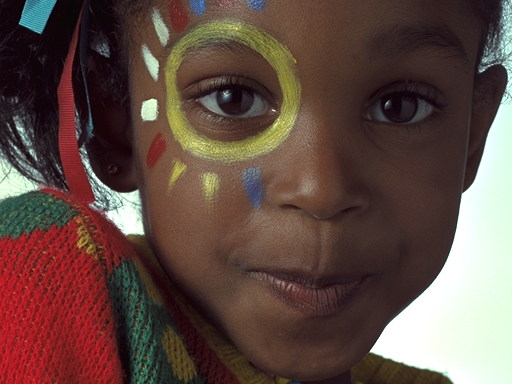
#> input picture Notebooks/data_for_AE_test/noised_1/I15.PNG, 512 x 384 px, given in place of I15.BMP, which was not available; the run also reads 1 picture not shown here
$ jupyter execute Evaluate.ipynb   (older library calls are emulated)   (text cells are left out)
#> lines starting #> are read from the running program, lines starting #| are printed output that depends on the picture; long printed decimals are rounded; pictures that were not available may be replaced by others from this repository, and a replacement may not be noted
[cell 1]
# !pip install --upgrade scikit-image

[cell 2]
# !pip install --upgrade imutils

[cell 3]
# import the necessary packages
import numpy as np
import argparse
import imutils
import cv2
import os

from scipy.ndimage.filters import gaussian_filter as __gaussian_filter
from scipy.ndimage.filters import convolve as __convolve
from scipy.ndimage.filters import correlate as __correlate
from scipy.fftpack import fftshift as __fftshift
from skimage.metrics import structural_similarity as compare_ssim
from skimage.io import imshow

[cell 4]
reference_path = "images/reference/I15.BMP"
distorted_path = "images/distorted/"

imageA = cv2.imread(reference_path)
#> imageA is the input picture: shape (384, 512, 3); mean B, G, R 67.8, 75, 97.7
# convert the images to grayscale
grayA = cv2.cvtColor(imageA, cv2.COLOR_BGR2GRAY)
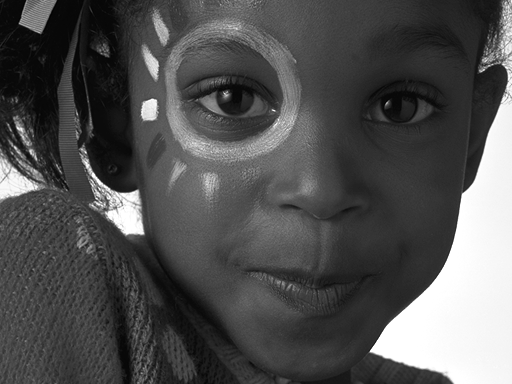
#> grayA: shape (384, 512); min 1, max 255, mean 81

[cell 5]
# compute the Structural Similarity Index (SSIM) between the two
# images, ensuring that the difference image is returned
for name in os.listdir(distorted_path):
    if name[-4:] == ".bmp":
        imageB = cv2.imread(distorted_path + name)
        grayB = cv2.cvtColor(imageB, cv2.COLOR_BGR2GRAY)
        (score, diff) = compare_ssim(grayA, grayB, full=True)
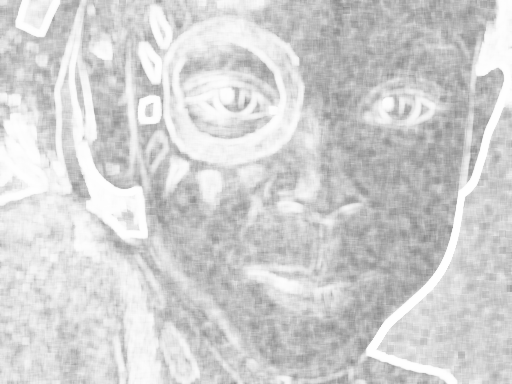
#> diff: shape (384, 512) float64; min 0.528, max 0.999, mean 0.824
#> score = 0.823
        print("Noise type: {}, SSIM: {}".format(name[4:-4], score))
#| Noise type: 01_1, SSIM: 0.8234
#> pass 2 of the loop `for name in os.listdir(distorted_path):`:
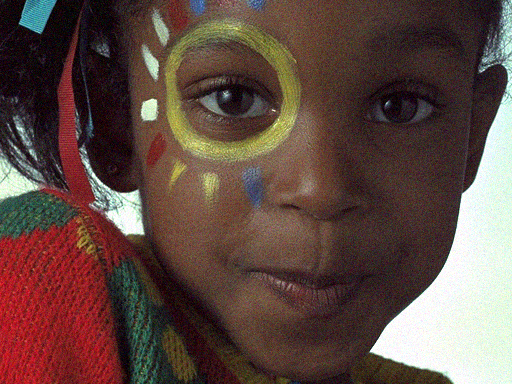
#> input picture Notebooks/Eval/images/distorted/I15_01_2.bmp, 512 x 384 px
#> imageB is the input picture: shape (384, 512, 3); mean B, G, R 67.7, 74.7, 97.6
#> `(score, diff) = compare_ssim(grayA, grayB, full=True)`:
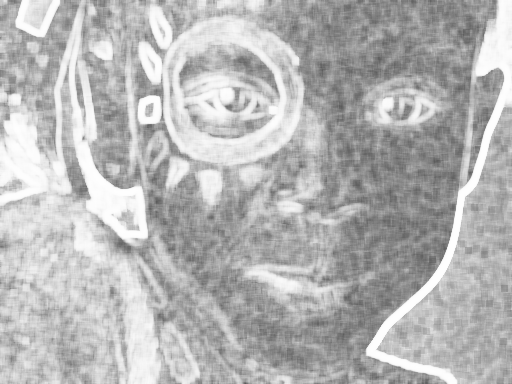
#> diff: shape (384, 512) float64; min 0.359, max 0.999, mean 0.714
#> score = 0.713
#| Noise type: 01_2, SSIM: 0.713
#> pass 3 of the loop `for name in os.listdir(distorted_path):`:
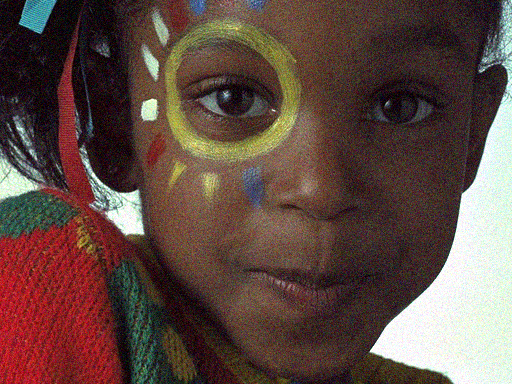
#> input picture Notebooks/Eval/images/distorted/I15_01_3.bmp, 512 x 384 px
#> imageB is the input picture: shape (384, 512, 3); mean B, G, R 67.7, 74.8, 97.5
#> `(score, diff) = compare_ssim(grayA, grayB, full=True)`:
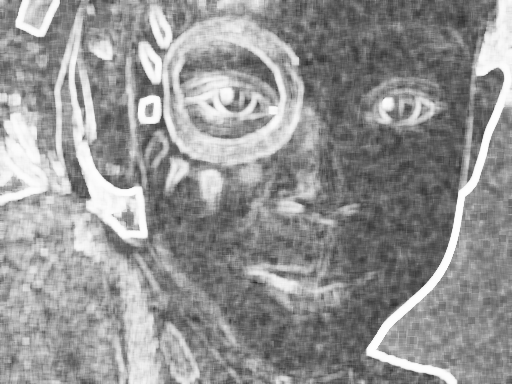
#> diff: shape (384, 512) float64; min 0.167, max 0.998, mean 0.581
#> score = 0.58
#| Noise type: 01_3, SSIM: 0.5799
diff = (diff * 255).astype("uint8")
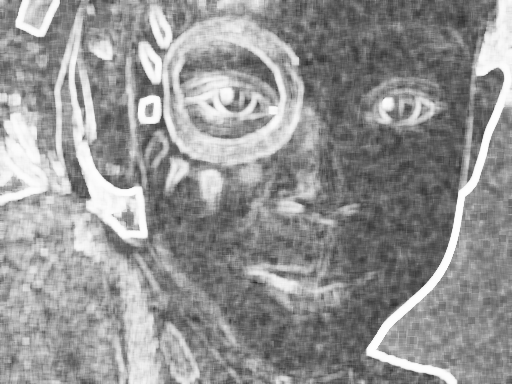
#> diff: shape (384, 512); min 42, max 254, mean 147.5

[cell 6]
imshow(diff)

[cell 7]
def wsnr(reference, query):
    """Computes the Weighted Signal to Noise Ratio (WSNR) metric.

    value = wsnr(reference, query)

    inputs
    ----------
    reference: original image data.
    query    : modified image data to be compared.

    output
    ----------
    value    : wsnr value
    """
    def __genetate_meshgrid(x, y):
        f = lambda u: u / 2 + 0.5 - 1
        (H, W) = map(f, (x, y))
        return (H, W)

    def __create_complex_planes(x, y):
        (H, W) = __genetate_meshgrid(x, y)
        (xplane, yplane) = np.mgrid[-H:H + 1, -W:W + 1]
        return (xplane, yplane)

    def __get_evaluated_contrast_sensivity(plane):
        w = 0.7
        angle = np.angle(plane)
        return ((1.0 - w) / 2.0) * np.cos(4.0 * angle) + (1.0 + w) / 2.0

    def __get_radial_frequency(x, y):
        (xplane, yplane) = __create_complex_planes(x, y)
        nfreq = 60
        plane = (xplane + 1.0j * yplane) / x * 2.0 * nfreq
        s = __get_evaluated_contrast_sensivity(plane)
        radfreq = abs(plane) / s
        return radfreq

    def __generate_CSF(radfreq):
        a = -((0.114 * radfreq) ** 1.1)
        csf = 2.6 * (0.0192 + 0.114 * radfreq) * np.exp(a)
        f = radfreq < 7.8909
        csf[f] = 0.9809
        return csf

    def __weighted_fft_domain(ref, quer, csf):
        err = ref.astype('double') - quer.astype('double')
        err_wt = __fftshift(np.fft.fft2(err)) * csf
        im = np.fft.fft2(ref)
        return (err, err_wt, im)

    def __get_weighted_error_power(err_wt):
        return (err_wt * np.conj(err_wt)).sum()

    def __get_signal_power(im):
        return (im * np.conj(im)).sum()

    def __get_ratio(mss, mse):
        if mse != 0:
            ratio = 10.0 * np.log10(mss / mse)
        else:
            ratio = float("inf")
        return np.real(ratio)

    if not len(reference.shape) < 3:
        reference = __convert_to_luminance(reference)
        query = __convert_to_luminance(query)
    size = reference.shape
    (x, y) = (size[0], size[1])
    radfreq = __get_radial_frequency(x, y)
    csf = __generate_CSF(radfreq)
    (err, err_wt, im) = __weighted_fft_domain(reference, query, csf)
    mse = __get_weighted_error_power(err_wt)
    mss = __get_signal_power(im)
    ratio = __get_ratio(mss, mse)
    return ratio

[cell 8]
reference_path = "images/reference/I15.BMP"
distorted_path = "images/distorted/"

imageA = cv2.imread(reference_path)
# convert the images to grayscale
grayA = cv2.cvtColor(imageA, cv2.COLOR_BGR2GRAY)

[cell 9]
for name in os.listdir(distorted_path):
    if name[-4:] == ".bmp":
        imageB = cv2.imread(distorted_path + name)
        grayB = cv2.cvtColor(imageB, cv2.COLOR_BGR2GRAY)
        wsnr_score = wsnr(grayA, grayB)
#> in __generate_CSF, `csf = 2.6 * (0.0192 + 0.114 * radfreq) * np.exp(a)`:
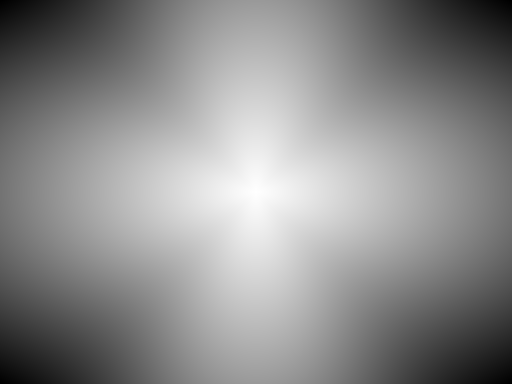
#> a: shape (384, 512) float64; min -20.71, max -0.0258, mean -9.34; drawn with min black and max white
#> in wsnr, `csf = __generate_CSF(radfreq)`:
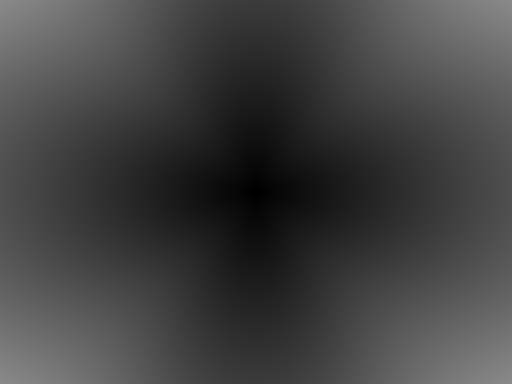
#> radfreq: shape (384, 512) float64; min 0.316, max 137.9, mean 66.2
#> in __weighted_fft_domain, `err = ref.astype('double') - quer.astype('double')`:
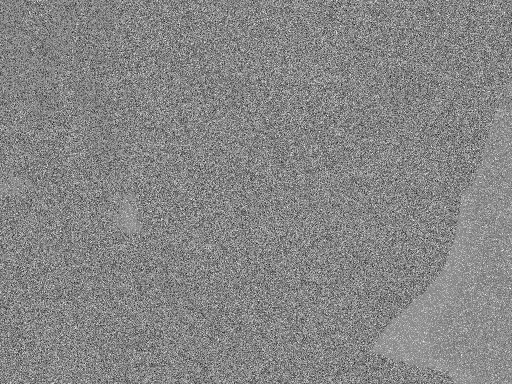
#> err: shape (384, 512) float64; min -24, max 22, mean 0.2; drawn with min black and max white
#> in wsnr, `ratio = __get_ratio(mss, mse)`: ratio = 38.36
#> wsnr_score = 38.36
        print("Noise type: {}, WSNR: {}".format(name[4:-4], wsnr_score))
#| Noise type: 01_1, WSNR: 38.356
#> pass 2 of the loop `for name in os.listdir(distorted_path):`:
#> in __weighted_fft_domain (call 2), `err = ref.astype('double') - quer.astype('double')`:
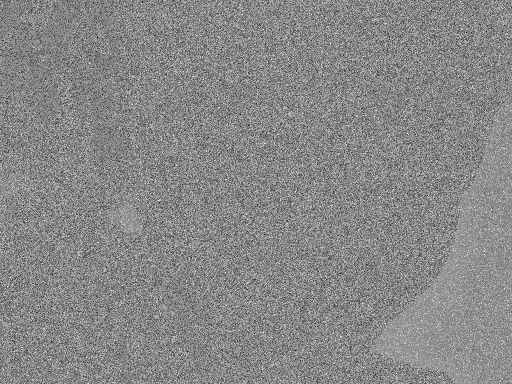
#> err: shape (384, 512) float64; min -36, max 32, mean 0.3; drawn with min black and max white
#> wsnr_score = 35.21
#| Noise type: 01_2, WSNR: 35.214
#> pass 3 of the loop `for name in os.listdir(distorted_path):`:
#> in __weighted_fft_domain (call 3), `err = ref.astype('double') - quer.astype('double')`:
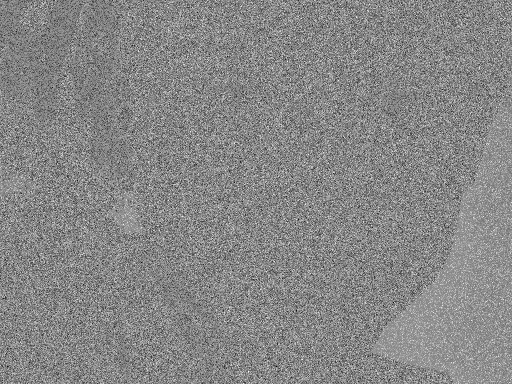
#> err: shape (384, 512) float64; min -48, max 43, mean 0.2; drawn with min black and max white
#> wsnr_score = 31.93
#| Noise type: 01_3, WSNR: 31.932
